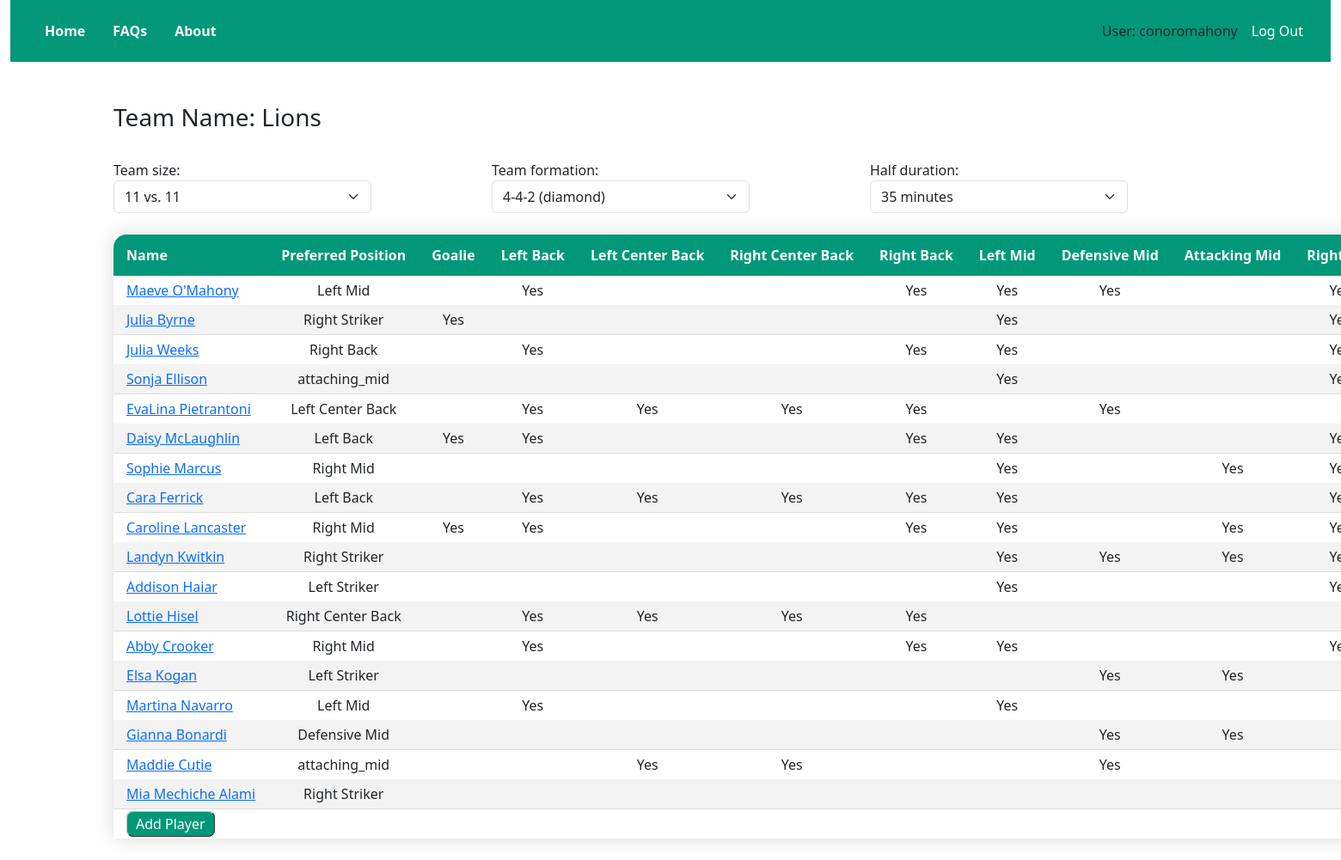
Page /team/player/list.html (signed in) on the earlier database version.
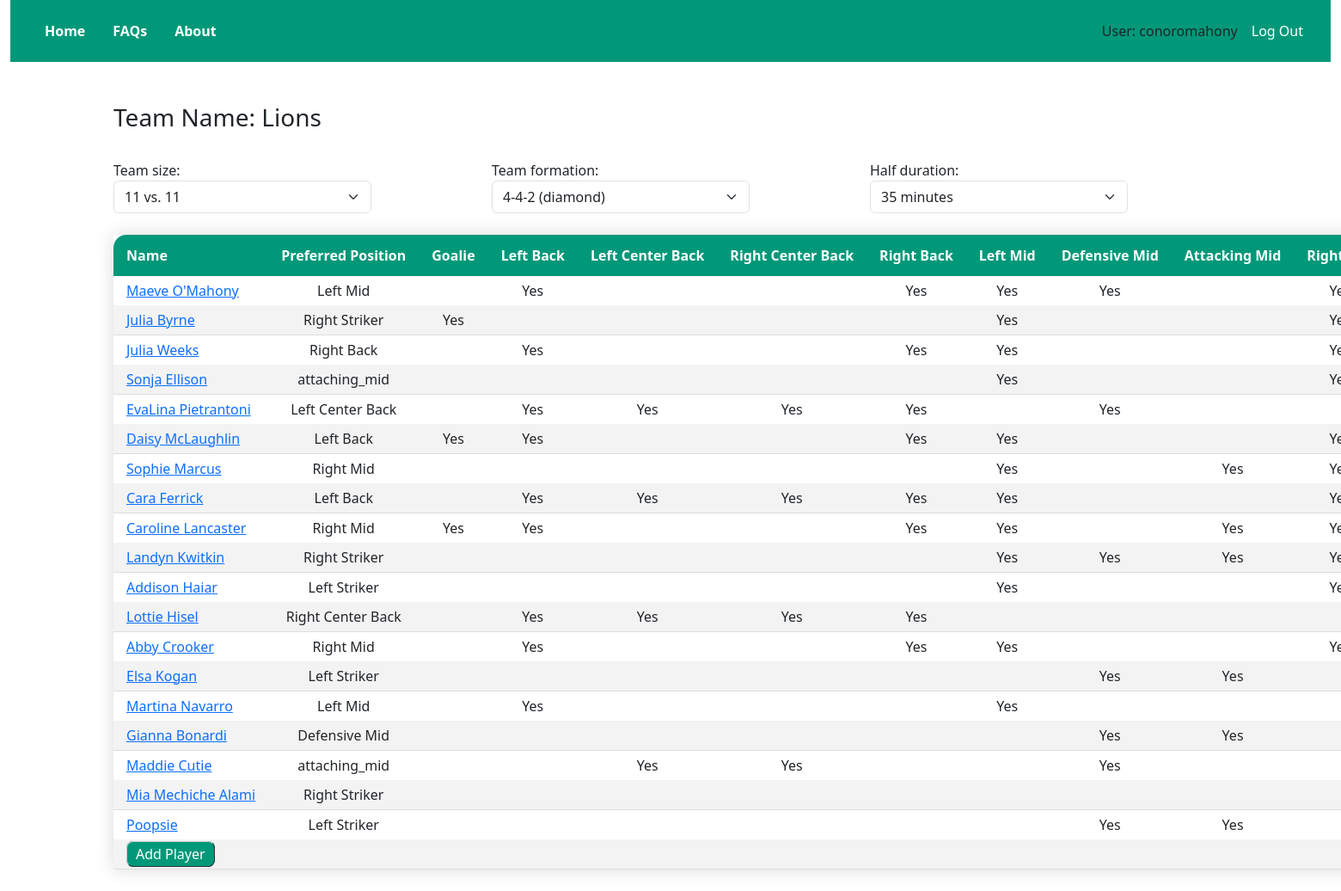
Same page on the later database version.
### team/models.py (models this page shows, shortened)
class Team(models.Model):
    class TeamSize(models.TextChoices):
        ELEVEN = "11", _("11 vs. 11")
    class TeamFormation(models.TextChoices):
        FOUR_FOUR_TWO_D = "442d", _("4-4-2 (diamond)")
    class HalfDuration(models.TextChoices):
        THIRTY_FIVE = "35", _("35 minutes")
    team_name = models.CharField(max_length=20)
    team_size = models.CharField(
        max_length=2,
        choices=TeamSize.choices,
        default=TeamSize.ELEVEN,
    )
    team_formation = models.CharField(
        max_length=4,
        choices=TeamFormation.choices,
        default=TeamFormation.FOUR_FOUR_TWO_D,
    )
    half_duration = models.CharField(
        max_length=2,
        choices=HalfDuration.choices,
        default=HalfDuration.THIRTY_FIVE,
    )
    owner = models.ForeignKey(User, on_delete=models.CASCADE)

class Player(models.Model):
    class PreferredPosition(models.TextChoices):
        GOALIE = "goalie", _("Goalie")
        LEFT_BACK = "left_full", _("Left Back")
        LEFT_CB = "center_back", _("Left Center Back")
        RIGHT_CB = "sweeper", _("Right Center Back")
        RIGHT_BACK = "right_full", _("Right Back")
        LEFT_MID = "left_mid", _("Left Mid")
        DEFENSIVE_MID = "stopper", _("Defensive Mid")
        ATTACKING_MID = "attacking_mid", _("Attacking Mid")
        RIGHT_MID = "right_mid", _("Right Mid")
        LEFT_STRIKER = "left_striker", _("Left Striker")
        RIGHT_STRIKER = "right_striker", _("Right Striker")
    name = models.CharField(max_length=20)
    team_name = models.CharField(max_length=20)
    preferred_position = models.CharField(
        max_length=13,
        choices=PreferredPosition.choices
    )
    is_goalie = models.BooleanField()
    is_left_full = models.BooleanField()
    is_right_full = models.BooleanField()
    is_center_back = models.BooleanField()
    is_sweeper = models.BooleanField()
    is_stopper = models.BooleanField()
    is_left_mid = models.BooleanField()
    is_right_mid = models.BooleanField()
    is_attacking_mid = models.BooleanField()
    is_left_striker = models.BooleanField()
    is_right_striker = models.BooleanField()
    objects = models.Manager()      # The default manager

### team/views.py (the view)
# urls.py: path('player/list.html', views.player_list, name='player_list'),
@login_required
@csrf_protect
def player_list(request):
    team = Team.objects.get(owner=request.user)
    my_team_name = team.team_name
    form = NewTeamForm(instance=team)
    players = Player.objects.filter(team_name=my_team_name)
    return render(request, 'team/player/list.html', {'team': team, 'form': form, 'players': players})

### team/forms.py
class NewTeamForm(forms.ModelForm):
    class Meta:
        model = Team
        fields = ('team_size', 'team_formation', 'half_duration')
        widgets = {
            'team_size': forms.Select(
                choices=Team.TeamSize,
                attrs={'class': 'form-select', 'style': 'max-width: 300px;'}
            ),
            'team_formation': forms.Select(
                choices=Team.TeamFormation,
                attrs={'class': 'form-select', 'style': 'max-width: 300px;'}
            ),
            'half_duration': forms.Select(
                choices=Team.HalfDuration,
                attrs={'class': 'form-select', 'style': 'max-width: 300px;'}
            ),
        }

### team/templates/team/player/list.html (shortened to what this page needs)
{% extends "home/base.html" %}
{% block content %}
    <form action="" method="post">
        <h3 class="pb-4">Team Name: {{ team.team_name }}</h3>
        <div class="row">
            {% for field in form %}
                <div class="col-md-4" class="form-select">{{ field.label_tag }} {{ field }}</div>
            {% endfor %}
        </div>
    </form>
    <table class="roster-list text-nowrap">
        <thead>
            <tr>
                <th id="leftmost-cell">Name</th>
                <th>Preferred Position</th>
                <th>Goalie</th>
                <th>Left Back</th>
                <th>Left Center Back</th>
                <th>Right Center Back</th>
                <th>Right Back</th>
                <th>Left Mid</th>
                <th>Defensive Mid</th>
                <th>Attacking Mid</th>
                <th>Right Mid</th>
            </tr>
        </thead>
        <tbody>
            {% for player in players %}
                <tr>
                    <td id="leftmost-cell"><a href="/team/player/{{ player.name }}/update.html">{{ player.name }}</a></td>
                    <td>{{ player.get_preferred_position_display }}</td>
                    <td>{{ player.is_goalie|yesno:"Yes," }}</td>
                    <td>{{ player.is_left_full|yesno:"Yes," }}</td>
                    <td>{{ player.is_center_back|yesno:"Yes," }}</td>
                    <td>{{ player.is_sweeper|yesno:"Yes," }}</td>
                    <td>{{ player.is_right_full|yesno:"Yes," }}</td>
                    <td>{{ player.is_left_mid|yesno:"Yes," }}</td>
                    <td>{{ player.is_stopper|yesno:"Yes," }}</td>
                    <td>{{ player.is_attacking_mid|yesno:"Yes," }}</td>
                    <td>{{ player.is_right_mid|yesno:"Yes," }}</td>
                </tr>
            {% endfor %}
            <tr>
                <td id="leftmost-cell" colspan="13"><a class="lineup_button" href="/team/player/add.html">Add Player</a></td>
            </tr>
        </tbody>
    </table>
{% endblock %}

Differences in the rows shown:
added Player: name "Poopsie", preferred_position "Left Striker", is_stopper "Yes", is_attacking_mid "Yes"
